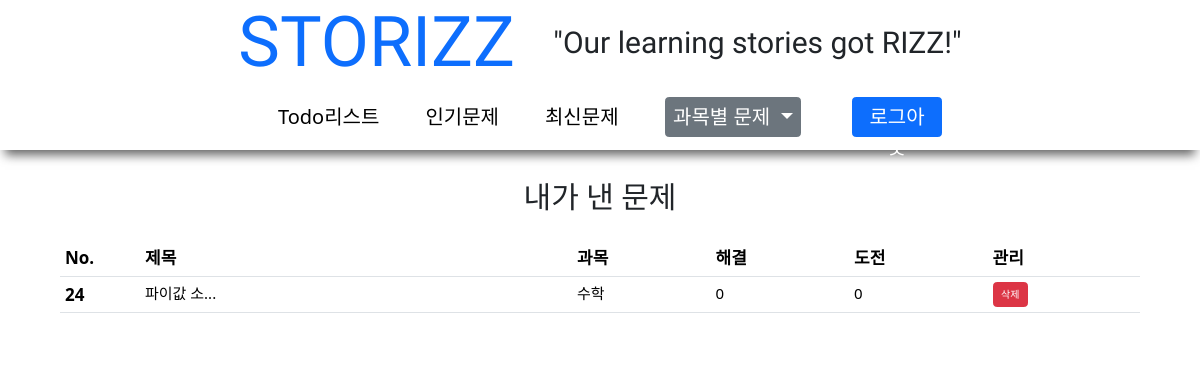
The app's page /main/manage_problem.php (signed in) with its own data.
### tables this page shows
CREATE TABLE `PROBLEM` (
  `id` int(11) UNSIGNED NOT NULL,
  `title` varchar(300) NOT NULL DEFAULT '',
  `picture` varchar(300) DEFAULT '',
  `description` varchar(300) NOT NULL DEFAULT '',
  `writer` varchar(300) NOT NULL DEFAULT '',
  `subject` varchar(300) NOT NULL DEFAULT '',
  `solved` int(11) NOT NULL,
  `challenged` int(11) NOT NULL,
  `answer` varchar(300) NOT NULL DEFAULT ''
);

### main/mobile_menu.php (called while the page is built, shortened)
<?php
include "../backend/mysql_conn.php";
if (isset($_SESSION['tch_id'])) {
    $logged_teacher = "SELECT * FROM TEACHER WHERE id='{$_SESSION['tch_id']}';";
    $teacher_result = mysqli_query($conn,$logged_teacher);
    while($info_tch = mysqli_fetch_array($teacher_result)) {
        $tch_name = $info_tch['name'];
    }
}
?>

### main/manage_problem.php (the view, shortened to what this page needs)
<!DOCTYPE html>
<html lang="ko">
<head>
    <link rel="stylesheet" href="/css/default.css">
    <link rel="stylesheet" href="/css/view_prob.css">
    <link rel="stylesheet" href="/css/header.css">
    <link href="https://cdn.jsdelivr.net/npm/bootstrap@5.3.2/dist/css/bootstrap.min.css" rel="stylesheet">
</head>
<body>
<?php
include "../backend/mysql_conn.php";
?>
<?php include_once "../main/header.php" ?>
<div id="canvas">
    <?php include_once "../main/mobile_menu.php"?>
    <div class="main" id="main">
        <h1>내가 낸 문제</h1>
        <div id="wrapper">
            <table class="table">
                <thead>
                <tr>
                    <th scope="col">No.</th>
                    <th scope="col">제목</th>
                    <th scope="col">과목</th>
                    <th scope="col">해결</th>
                    <th scope="col">도전</th>
                    <th scope="col">관리</th>
                </tr>
                </thead>
                <tbody>
                <?php
                $get_subject = "SELECT * FROM PROBLEM WHERE `writer` = '{$tch_name}' order by `id` DESC;";
                $subject_sql = mysqli_query($conn, $get_subject);
                while ($subject_row = mysqli_fetch_array($subject_sql)) {
                    $probId = $subject_row['id'];
                    $probTitle = $subject_row['title'];
                    $probSubject = $subject_row['subject'];
                    $probChall = $subject_row['challenged'];
                    $probSol = $subject_row['solved'];
                    $spreadId = "problem_".$probId;
                    if (mb_strlen( $probTitle, 'utf-8' ) >= 7) {
                        $probTitle = mb_substr($probTitle, 0,5,'utf-8').'...';
                    }
                    echo
                    "
                    <tr>
                        <th scope=\"row\">$probId</th>
                        <td id='$spreadId' onclick='solve_prob(this);' class='prob_title'>$probTitle</td>
                        <td>$probSubject</td>
                        <td>$probSol</td>
                        <td>$probChall</td>
                        <td><button type=\"submit\" onsubmit='return false;' class=\"btn btn-danger\" id='$spreadId' onclick='delete_prob(this)'>삭제</button></td>
                    </tr>
                    ";
                }
                ?>
                </tbody>
            </table>
        </div>
    </div>
</div>
</body>
</html>

### css/default.css (style rules this page uses)
body,html { margin: 0; font-size: 10px; overflow-x: hidden; }
#canvas { height: fit-content; background-color: white; display: flex; flex-direction: column; justify-content: flex-start; }
.main { width: 100%; height: 100%; padding-bottom: 3rem; display: flex; justify-content: space-between; margin-top: 13rem; flex-direction: column; align-items: center; }
.main > h1 { font-family: "Black Han Sans", sans-serif; font-size: 3rem; margin-bottom: 2%; }
@media screen and (max-width: 1840px) { #main { justify-content: center; } }
@media screen and (max-width: 1560px) { #main { justify-content: center; } }
@media screen and (max-width: 1430px) { #main { justify-content: center; margin-top: 18rem; width: 100%; margin-left: 0; margin-right: 0; } }

### css/view_prob.css (style rules this page uses)
#wrapper { width: 120rem; }
th { font-size: 2.5rem; }
td, td > a { font-size: 2rem; text-decoration: none; color: black; cursor: pointer; }
tbody > tr > th { width: 12rem; }
.prob_title { width: 40%; }
@media screen and (max-width: 1430px) { #wrapper { width: 90%; min-width: 60rem; } }
@media screen and (max-width: 1430px) { th { font-size: 1.7rem; } }
@media screen and (max-width: 1430px) { td, td > a { font-size: 1.5rem; text-decoration: none; color: black; } }
@media screen and (max-width: 1430px) { tbody > tr > th { width: 8rem; } }

### records on screen
problem: id "24", title "파이값 소...", subject "수학", solved "0", challenged "0"
